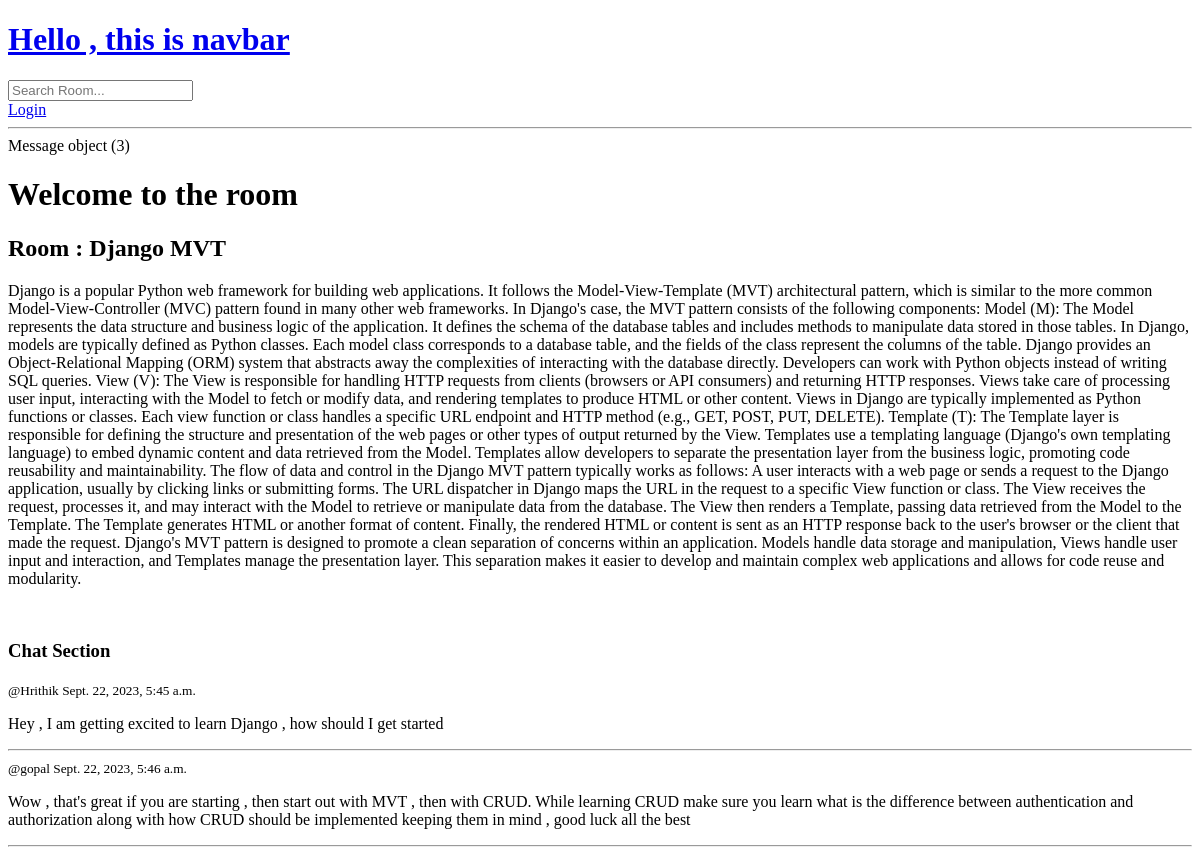
Page /rooms/9/ on the earlier database version.
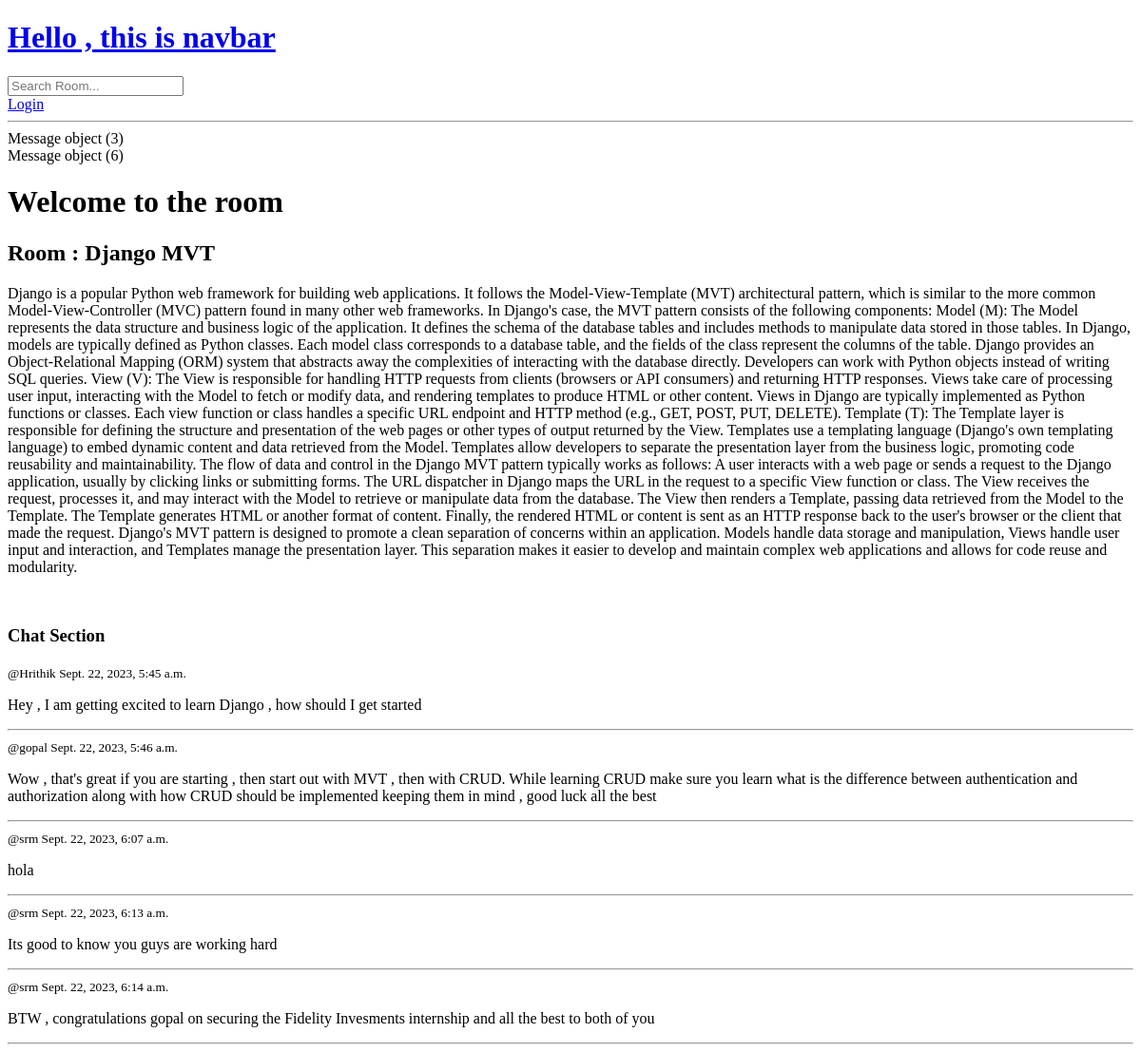
Same page on the later database version.
### base/models.py (models this page shows)
class Message(models.Model):
    user =  models.ForeignKey(User ,on_delete=models.CASCADE )
    room = models.ForeignKey(Room , on_delete=models.CASCADE)
    body = models.TextField()
    updated = models.DateTimeField(auto_now=True)
    created = models.DateTimeField(auto_now_add=True)

### base/views.py (the view, shortened to what this page needs)
# urls.py: path('rooms/<str:pk>/',views.room , name="room") ,
def room(request , pk ):
    room = Room.objects.get(id=pk)
    messages = room.message_set.all().order_by('created')
    context = {'room' : room , 'messages':messages }
    return render(request , 'base/room.html' ,context )

### base/templates/base/room.html (shortened to what this page needs)
{% extends 'Main.html'%}
{%block content%}
<div class="description-wrapper">
    <h1>Welcome to the room </h1>
    <h2>Room : {{room.names}}</h2>
    <p>{{room.description}}</p>
    <br>
</div>
<main>
    <div class="comment-wrapper">
        <h3>Chat Section</h3>
        {% for message in messages %}
            <div>
                <small>@{{message.user}} {{message.created}}</small>
                <p> {{message.body}}</p>
                <hr>
            </div>
        {% endfor %}
    </div>
{%endblock%}

### templates/Main.html (shortened to what this page needs)
<!DOCTYPE html>
<html lang="en">
<head>
</head>
<body>
    {%include 'navbar.html'%}
    {% if messages %}
		<div class="messages">
		{% for message in messages %}
			<div class="alert {% if message.tags %}alert-{{ message.tags }}"{% endif %}>
				{{ message }}
			</div>
		{% endfor %}
		</div>
	{% endif %}
    {% block content %}
    {% endblock %}
</body>
</html>

Differences in the rows shown:
added Message: id "Message object (6)", user "srm", created "Sept. 22, 2023, 6:13 a.m.", body "Its good to know you guys are working hard"
added Message: user "srm", created "Sept. 22, 2023, 6:07 a.m.", body "hola"
added Message: user "srm", created "Sept. 22, 2023, 6:14 a.m.", body "BTW , congratulations gopal on securing the Fidelity Invesments internship and all the best to both of you"
